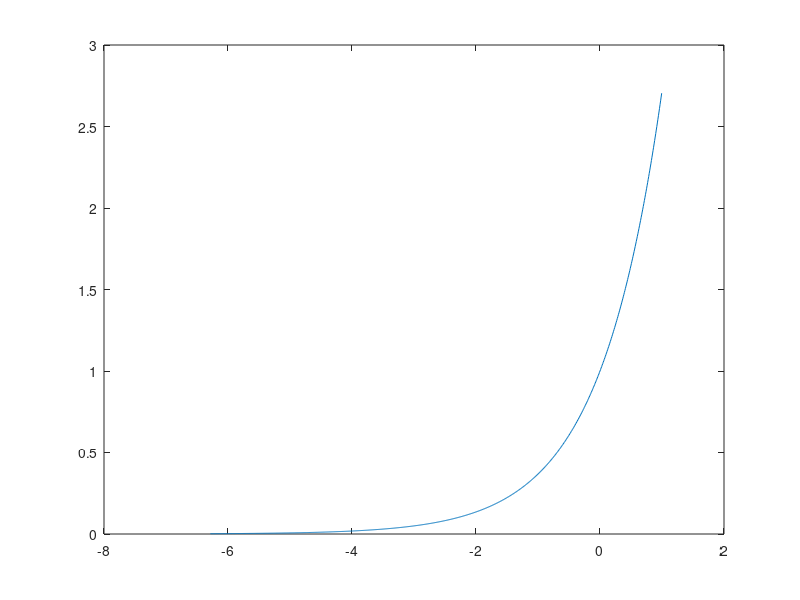

Write MATLAB code to recreate this figure. (Note: this script raises an error after producing the figure.)
%% MATLAB学习笔记
%% 常见数据类型及其操作

% 解释型语言是逐条编译的，编译型语言是一次编译的
clc;clear
x = -2 * pi: pi/360 : 2 * pi;
y = 2.^(-abs(x));
plot(x, y);

x = -2 * pi: pi/360 : 2 * pi;
y = sin(x);
plot(x, y);

x = -2 * pi: pi/360 : 1;
y = exp(x);
plot(x, y);

x = [2, 0, -3, 71, -9. 13];
y = roots(x);

A = [2, 3, -1;
    8, 2, 3;
    45, 3, 9];
b = [2; 4; 23];
x = inv(A) * b;

f = @(x) x;
integral(f, 0, 1);
f = @(x) x.*log(1 + x);
integral(f, 0, 1);

% complex,复数操作:real取实部、imag取虚部、abs取模、conj取共轭
a = 1 + 1i;
b = 1 + 1i;
c = a * b;
d = complex(6, 9);
e = real(d);
f = imag(d);
g = abs(d);
h = conj(d);

% class查看数据类型
class(d)

% 矩阵
% MATLAB是按列操作的
a = [1 2 3;
     4 5 6;
     7 8 9];
b = [2, 3, 5;
     2, 6, 1;
     4, 6, 8];
c = [a, b];
d = a + b*1i;

% 冒号表达式 start:walk:end
a = 1 + int64(9 * rand(4, 4));
b = 1:2:15;

% linspace(start, end, n), n表示在起始和终止之间生成多少个点, 间隔有n-1个, (end-start)/(n-1)就是步长
s = linspace(1, 10, 20);

% 索引, 按列索引
% 下标sub, 序号index
a = 1 + int64(9 * rand(4, 4, 5, 3));
a(2, 3);
a(3);
length(a) % 最大的维数
ndims(a) % 几维
numel(a) % 元素数目

% 矩阵中的:表示全部元素
a = 1 + int64(9 * rand(4, 4));
a(1, :);
a(1:2, 2:4);
a(1, 1:2:4);

% reshape
a = 1 + int64(9 * rand(4, 4));
b = reshape(a, 2, 8);

% 计算表达式的值
x = sqrt(7) - 2i;
y = exp(pi / 2);
z = (5 + cosd(47))/(1 + abs(x - y));

% log以e为底, log10以10为底
a = log(exp(1));
b = log10(100);

% 幂power函数
pow2(3);
power(3, 2);

% 最大公约数gcd函数
gcd(12, 24);

% 阶乘factorial
factorial(5);

% .* ./ * /
a = 1 + 9 * rand(4, 4);
b = 1 + 9 * rand(4, 4);
a .* b
a ./ b
a * b
a / b

% 关系运算符
% == ~=
% & | ~

% 字符串
str = '机器宇宙';
str0 = str(2);
str1 = 'I''m Joey';
disp(str1);
% 字符串数组
str2 = [str;'宇宙机器'];
str3 = str2(1, 2);
str4 = str2(2, 2);
a = abs(str) % 字符转化为ASCII码
b = char(a) % ASCII码转化为字符

%% 结构体和元胞

structa(1).ID = 01;
structa(1).Name = 'Mike';
structa(1).Data = [1, 2, 3, 4];

structa(2).ID = 02;
structa(2).Name = 'Jack';
structa(2).Data = [4, 2, 3, 4];

structa(3).ID = 03;
structa(3).Name = 'Joey';
structa(3).Data = [4, 2, 3, 5];

structa
% 结构矩阵的操作
% 索引
structa(3).Data(3);
% 修改
structa(3).Data(3) = 12;
structa(3).Data(3);
% 删除
structb = rmfield(structa, 'Data');

% 元胞
cella = {1, 'Mike', [1, 2, 3, 4];
         2, 'Jack', [4, 2, 3, 4];
         3, 'Joey', [4, 2, 3, 5]}
% 元胞的操作
% 索引 注意大小括号的区别
cella(2, 3);
cella{2, 3};
% 向元胞中加入结构矩阵
cella{1, 4} = 'MATLAB is a great software';
cella{2, 4} = structa;
cella{3, 4} = structa(2);
cella;
% 显示整个元胞
celldisp(cella);
cellplot(cella);

% {}和()区别很大
cella{4} = []; % 替换'Mike'这个数据为[]
cella(4) = []; % 删除'Mike'这个数据，使得元胞变为一个行向量

%% 通用矩阵与常见特殊矩阵

% 通用特殊矩阵 zeros() ones() eye() rand()0-1随机数 randn()均值为1方差为0的符合正态分布的随机数
zeros(3); % 3×3的方阵
zeros(1, 3); % 1×3的行向量

ones(3);
ones(1, 3);

eye(4);
eye(3, 4);
eye(5, 3);

y = 30 + 30 * rand(5); % [30, 60]内均匀分布的5阶随机矩阵
y = 0.6 + sqrt(0.1) * randn(4); % y = μ + σx, 得到均值为μ， 标准差为σ的4阶正态分布矩阵

% 特殊矩阵 魔方矩阵magic() 范德蒙矩阵vander() 希尔伯特矩阵hilb() invhilb()
magic(3); % 行的和 = 列的和 = 对角线的和
magic(4);

a = [1, 2, 3, 4, 5];
b = vander(a); % 最后一列全为1 倒数第二列为设置的参数向量 其余列为倒数第二列与前一列的对应元素的乘积
c = b(3:5, 1:3);
inv(c); % 任意子方阵可逆

a = hilb(4); % hi,j = 1/(i + j -1)
b = invhilb(4); % 高度病态(对矩阵的任何值做微小变化，都会使得该矩阵行列式的值或逆矩阵产生巨大的变化) 病态程度与阶数有关

%% 矩阵变换

% 对角阵
a = [1 2 3 4 5];
b = diag(a);
c = diag(a, 1);

% 数量矩阵
a = eye(5);
b = 3 * eye(5);

% 去对角线元素
a = magic(4);
b = diag(a);
c = diag(a, 1);

% 建立一个 5x5 的矩阵，将矩阵的第一行元素乘1，第二行元素乘2，……，第五行元素乘5
a = magic(5);
b = diag(1:5);
c = b * a;

% 建立一个 4x4 的矩阵，将矩阵的第一列元素乘1，第二列元素乘2，……，第四列元素乘4
a = magic(4);
b = diag(1:4);
c = a * b;

% 三角阵
% 上三角
a = magic(7);
b = triu(a);
% 下三角
c = tril(a);
% 小三角
d = triu(a, 2);

% 矩阵的转置与旋转
a = magic(4);
b = a'; % 或.'

% 旋转 rot90(A, K) 将矩阵A逆时针旋转K个90度
a = magic(5);
b = rot90(a, 2);

% 矩阵的逆和伪逆
% 矩阵的逆: 对于一个方阵A, 如果存在一个与相同阶的B,
% 使得A*B = B*A = I, 则称B与A互为逆矩阵
a = magic(5);
b = inv(a);
c = a * b;

% 求解线性方程组 Ax = b
% x = A^-1 * b
% 求解下列方程组
% x+2y+3z=5
% x+4y+9z=-2
% x+8y+27z=6
A = [1 2 3;
     1 4 9;
     1 8 27];
b = [5; -2; 6];
x = inv(A) * b;

% 伪逆
% 对于非方阵、奇异阵（是方阵，但行列式为0）、非满秩矩阵 (rank(A) ~= n )
a = [2 4 5 1;5 6 3 4; 2 5 7 3];
r = rank(a);
p = pinv(a);
b = a * p;

%% 矩阵求值

% 方阵的行列式 det()函数
a = magic(4);
b = det(a);

% 秩: 非零子式的最高阶数 rank()函数
% 秩的另一种解释: 将矩阵按列分分解为个向量，组成一个向量组。
% 则该向量组的最大线性无关组中包含向量的个数称为矩阵的行秩。
% 同理可定义列秩，可证明列秩=行秩=秩

% 秩可用于判断
% - 是否可逆
% - 初等变换后矩阵的秩不变
% - 判断非齐次线性方程组解的情况

a = magic(5);
r = rank(a);

% 迹: 矩阵主对角线元素的和 trace()函数
a = magic(5);
b = trace(a);

% 向量和矩阵的范数
% 向量或矩阵的范数用来度量其在某种意义下的长度。有多种定义，定义不同值也不同。
% 向量的范数
a = [1 2 3 4 5];
n1 = norm(a, 1) % 向量-1范数 元素绝对值之和
n2 = norm(a, 2) % 向量-2范数 元素平方和的平方根
n3 = norm(a, inf) % 向量-∞范数 所有向量元素绝对值中的最大值

% 矩阵的范数
a = magic(4);
n1 = norm(a, 1);% 矩阵-1范数 所有矩阵列元素绝对值之和的最大值
n2 = norm(a, 2); % 矩阵-2范数 矩阵最大特征值的平方根
n3 = norm(a, inf); % 矩阵-∞范数 所有矩阵行元素绝对值之和的最大值

% 矩阵的条件数
% 在求解线性方程组Ax = b时，考虑摄动对解的影响程度，影响大小取决于A及其逆矩阵。
% 引入条件数，用来描述误差的敏感程度，反映A矩阵的病态性
% 定义矩阵A的条件数为A的范数与A的逆的范数的乘积。条件数大于1，越接近于1越好，即越稳定。
F = rand(3);
FF = hilb(3);

% 条件数 cond()函数
cond(F, 1); % -1范数下的条件数
cond(F, 2); % -2范数下的条件数
cond(F, inf); % -∞范数下的条件数

cond(FF, 1);
cond(FF, 2);
cond(FF, inf);

% 矩阵的特征值与特征向量
% 对于n阶方阵A，λ为其特征值，假设A^T = A^T，则A的特征向量ξ为A的特征向量
a = magic(5);
lambda = eig(a); % 求解得到矩阵的全部特征值
[X, H] = eig(a); %  H为矩阵的全部特征值构成的对角阵, X各列是相对应的特征向量

%% 稀疏矩阵与稀疏存储方式

% 稀疏矩阵就是含有非常多零元素的矩阵
a = [2 0 0 0;
     0 0 0 0;
     0 1 0 0;
     0 0 0 4];
% 普通方式存储 2 0 0 0 0 0 1 0 0 0 0 0 0 0 0 4
% 稀疏方式存储 (1, 1), 2, (3, 2), 1, (4, 4), 4

% 稀疏存储方式 sparse()函数
b = sparse(a);
c = sparse(4, 5); % sparse(m, n)产生4×5的全0稀疏矩阵
u = [1 2 3 4];
v = [1 2 3 4];
S = [1 1 1 1];
d = sparse(u,v,S); % sparse(u, v, S)产生u行v列的S元素 
e = full(d); % full()产生完全存储方式的矩阵

% find()函数返回矩阵中非零元素的下标和值
a = [2 0 0 0;
     0 0 0 0;
     0 1 0 0;
     0 0 0 4];
[u, v, S] = find(a);

% spconvert()函数
a = [1 1 1;
     2 2 1;
     3 3 1;
     4 4 1];
b = spconvert(a); % spconvert(a)函数产生(1, 1)为1，(2, 2)为1，(3, 3)为1，(4, 4)为1的矩阵
c = full(b);

% 对角稀疏矩阵(梳状稀疏矩阵) spdiags()函数
a = [1 2 3 4;
     1 3 5 7;
     2 4 5 8]';
d = [-2, 0, 1]';
result = spdiags(a, d, 4, 4); % a以列存放某对角线的值，d指哪一条对角线
result = full(result);

% 求下列三对角线性方程组的解。
% [2 3        [x1  [0
%  1 4 1       x2   3
%    1 6 4     x3 = 2
%      2 6 2   x4   1
%        1 1]  x5]  5]
a = [1 1 2 1 0;
     2 4 6 6 1;
     0 3 1 4 2]';
b = [-1, 0, 1]';
A = full(spdiags(a, b, 5, 5));
B = [0; 3; 2; 1; 5];
x = inv(A) * B;

%% m文件的创建与使用，三种程序结构

% MATLAB中m文件分为两种，分别是脚本文件和函数文件
% 脚本文件实际上是个命令的集合，可以认为他是命令行的改良版，方便我们去编写命令
% 函数文件则是声明了一个函数，是一个代码块，方便我们调用
% 二者区别
% 脚本没有输入参数，也没有返回参数，而函数则是和其他语言一样，有输出参数，也可带有返回参数
% 脚本可以直接运行，而函数则需要调用才能运行

% 在命令行窗口直接输入脚本的文件名即可运行整个脚本文件
V = func1(5, 10);

% 三种程序结构 
% 顺序结构
a = 1;
A = [1 2;
     3 4;
     5 6];
disp(A); % disp()函数输出
pause(3); % pause()函数暂停x秒
disp(a);
% 编写求解一元二次方程的函数  
% ax^2+bx+c=0
[x1, x2] = func2(1, -2, 1);

% 选择结构
% if-elif-else, 顺序判断
a = 4;
if a < 2
    disp('值小于2');
elif a > 5
    disp('值大于5');
else
    disp('值大于等于2小于等于5');
end

% switch, 并行判断
a = 4;
switch a
    case a < 2
        disp('值小于2');
    case a > 5
        disp('值大于5');
    otherwise
        disp('值大于等于2小于等于5');
end

% 循环结构
% for while
% berak continue

% 阶乘 for循环
% 注意：循环在一开始进入的时候，循环变量就已经确定，不会再随着
% 循环体内部的改变而变化。
% 注意：最终的值就是循环体向量中最后的值
% 注意：循环向量为空的时候，循环一次也不会执行
res = 1;
n = 5;
for i = 1:1:n
    res = res * i;
    n = 10;
end
disp(res);

% for循环的循环变量为矩阵时, 按列循环
a = [1 2 3 4; 5 4 3 2; 3 4 5 6];
for k = a
    k;
end

% 阶乘 while循环
a = 5;
n = 1;
res = 1;
while n < 6
    res = res * n;
    n = n + 1;
end
disp(res);

% break和continue
% break用于跳出整层循环, 大break
% continue则是跳出一次循环, 小break
a = 10;
for k = 1:1:a
    if k == 5
%         break
        continue
    else
        disp(k);
    end
end

%% 循环嵌套

% for循环的嵌套
% ex1
n = 0;
for k = 1:1:10
    n = n + k;
end
disp(n);

% ex2
n = 0;
for i = 1:1:10
    for j = 1:1:10
        n = n + j;
    end
end
disp(n);

% ex3
n = 0;
for i = 1:1:10
    for j = i:1:10
        n = n + j;
    end
    disp(n);
    n = 0;
end

% ex4
res = 0;
m = 5;
for i = 1:1:m
    n = 1;
    for j = 1:1:i
        n = n * j;
    end
    res = res + n;
end
disp(res);

%% 函数文件的基本结构及其应用

% 函数文件的基本结构
% 函数的文件名和函数名可以不一致
% [输出参数表] = 函数名[输入参数]   
% 形参、实参  
% 注意：参数出现的顺序、个数要与定义时的相同

% 递归解决阶乘问题
res = func3(3);

% matlab中，函数参数的个数具有可变性  
% matlab的两个预定义变量，nargin，nargout
[res1, res2] = func4(6, 6);

% 全局变量global 以及局部变量local
% gloabl 作用域为整个函数空间，所有函数都可以对他进行存取和修改
% global可以用来函数间的信息传递
% 不提倡使用 global

%% 三种特殊函数及程序的调试与优化

% 子函数
% 主函数 Primary function
% 子函数 Subfunction
% 子函数类似于其他编程语言中的函数嵌套中的内层函数
res = func5(6, 4, 9);

% 内联函数
% 以字符串形式存在的函数表达式可以通过 inline 函数转化成内联函数
a = 'x + y + z';
b = inline(a);
c = b(1, 2, 3);
disp(c);

% 匿名函数 一行函数
% 匿名函数名 = @（匿名函数输入参数）匿名函数表达式 ex1
% 匿名函数名 = @函数名 ex2
f = @(a, b) a^2 + b^2;
res = f(1, 2);

s = @sind;
res = s(90);

%% 二维绘图方法及实例

% 普通二维函数图形
x = -2 * pi: pi/200: 2 * pi;
y = exp(x) .* 2.^(-3 * x);
plot(x, y);

% 参数方程的二维曲线
t = -2 * pi: pi/200: 2 * pi;
x = t .* cos(6 * t);
y = t .* sin(6 * t);
plot(x, y);

% 同时绘制三幅图像
x = -3 * pi: pi/200: 3 * pi;
y = [1000 * sin(x); 1000 * cos(x); exp(x)];
plot(x, y);

% 同型矩阵绘图 一列x对应一列y
t1 = -2 * pi: pi/100: 2 * pi;
t2 = -2: 1/100: 2;
x = [t1; t2]';
y = [sin(2 * t1); exp(t2)]';
plot(x, y);

% 折线图
x = magic(6);
plot(x(:, 1));

% 复平面的图像
x = 0: pi/100: 2 * pi;
y = exp(1i * x);
plot(y);

% 多个参数的plot()函数
x1 = -2: 1/100: 2;
y1 = sin(2 * x1);
x2 = -pi: pi/200: pi;
y2 = cos(2 * x2);
x3 = -3: pi/100: 3;
y3 = sin(x3) .* cos(x3);
plot(x1, y1, x2, y2, x3, y3);

%% 图形绘制选项及一些辅助操作

% plot中的各种选项
% 1.线性选项
% -实线 -.点画线 :虚线 --双画线

% 2.颜色选项
% r 红色 g 绿色 b 蓝色 m 品红色 y 黄色 c 青色 w 白色 k 黑色

% 3.标记符号选项
% .点 o小圆圈 x叉叉 +加号 *星号

x = -2 * pi: pi/200: 2 * pi;
y = sin(2 * x) .* cos(2 * x);
plot(x, y, '-.b*');

% 绘制包络
x = -pi: pi/200: 2 * pi;
y = 2 * exp(-0.5 * x) .* sin(2 * x);
z = [2 * exp(-0.5 * x); -2 * exp(-0.5 * x)];
plot(x, y,'-r', x, z, '--b');

% 双纵坐标 plotyy()函数
x = -2 * pi: pi/200: 2 * pi;
y1 = exp(-0.5 * x) .* sin(x);
y2 = sin(2 * x) .* cos(2 * x);
plotyy(x, y1, x, y2);

% 绘制图形的辅助操作
x = -pi: pi/200: 2 * pi;
y = 2 * exp(-0.5 * x) .* sin(2 * x);
z = [2 * exp(-0.5 * x); -2 * exp(-0.5 * x)];
plot(x, y,'-r.', x, z, '--b');
title('包络图');
xlabel('横坐标');
ylabel('纵坐标');
legend('真实线', '包络线');
text(2.5, 2.0, '信号变化');

% 图形保持 hold on
x = -pi: pi/200: 2 * pi;
y = 2 * exp(-0.5 * x) .* sin(2 * x);
z = [2 * exp(-0.5 * x); -2 * exp(-0.5 * x)];
k = sin(2 * x) .* cos(2 * x);
plot(x, y, '-r.', x, z, '--b');
hold on;
plot(x, k, ':co');

% 图形窗口分割
x = linspace(-2 * pi, 2 * pi, 800);
y1 = sin(x);
y2 = cos(x);
y3 = 5 * exp(-0.5 * x) .* sin(2 * x);
y4 = sin(2 * x) .* cos(2 * x);

subplot(2, 2, 1)
plot(x, y1, 'r');
title('sin(x)');
grid on;

subplot(2, 2, 2);
plot(x, y2, 'g');
title('cos(x)');
grid on;

subplot(2, 2, 3);
plot(x, y3, 'b');
title('5 * exp(-0.5 * x) .* sin(2 * x)');
grid on;

subplot(2, 2, 4);
plot(x, y4, 'c');
title('sin(2 * x) .* cos(2 * x)');
grid on;

% 灵活图形窗口分割
x = linspace(-2 * pi, 2 * pi, 800);
y1 = sin(x);
y2 = cos(x);
y3 = 5 * exp(-0.5 * x) .* sin(2 * x);
y4 = sin(2 * x) .* cos(2 * x);
y5 = sin(x) .* cos(3 * x);
y6 = exp(x);

subplot(2, 2, 1);
plot(x, y1, '-.r');
title('sin(x)');
grid on;

subplot(4, 4, 3);
plot(x, y2, 'g.');
title('cos(x)');
grid on;

subplot(4, 4, 4);
plot(x, y3, 'b.')
title('5 * exp(-0.5 * x) .* sin(2 * x)');
grid on;

subplot(4, 4, 7);
plot(x, y4, 'm.');
title('sin(2 * x) .* cos(2 * x)');
grid on;

subplot(4, 4, 8);
plot(x, y5, 'c.');
title('sin(x) .* cos(3 * x)');
grid on;

subplot(2, 1, 2);
plot(x, y6, ':k*');
title('exp(x)');
grid on;

%% 自适应采样及极坐标系绘图

% 采用自适应采样（非等间隔采样）fplot()函数
subplot(2, 1, 1);
x = 0:1/1000:1;
y = cos(tan(pi * x));
plot(x, y);

subplot(2, 1, 2);
fplot(@(x)cos(tan(pi * x)), [0, 1]);

% 绘制极坐标系蝴蝶曲线
t = 0: pi/50: 20 * pi;
r1 = exp(cos(t)) - 2 * cos(4 * t) + sin(t/12).^5;
r2 = exp(cos(t - pi/2)) - 2 * cos(4 * (t - pi/2)) + sin((t - pi/2)/12).^5;
subplot(1, 2, 1);
polarplot(t, r1);

subplot(1, 2, 2);
polarplot(t, r2, 'r');

%% 统计类二维图形的绘制

% 条形图
a = [1 3 5 2 1 9];
bar(a);

a = magic(4);
bar(a);

a = magic(3);
subplot(1, 2, 1);
bar(a, 'grouped');
title('Group');

subplot(1, 2, 2);
bar(a, 'stacked');
title('Stack');

% 直方图
a = randn(800, 1);
subplot(2, 2, 1);
hist(a);

subplot(2, 2, 2);
hist(a, 50);

subplot(2, 2, 3);
hist(a, -4:0.1:4);

subplot(2, 2, 4);
hist(a, -4:0.01:4);

% 极坐标图
x = randn(800, 1);
theta = pi * x;
rose(theta);

% 面积类图
% 饼图
% 注意: x可以为向量或矩阵。x为向量时, 按照逆时针顺序分别为x的各元素; 
% 若为矩阵, 则按照列的顺序依次排列矩阵元素为一行向量, 若x元素和小于一,则饼图是不完整的圆。
pie([2 4 6 8 10], [1 0 1 0 0]); % 1表示将该扇区突出显示
title('饼图');
legend('优秀','良好','中等','一般','差');

% 面积统计图
% 若x为向量，y为矩阵，则矩阵y的第一列对向量x绘图，然后依次是下一列与前面所有列的值的和对向量x绘图。
x = 1:1:10;
y = magic(10);
y = y(1, :);
area(x, y);

x = 1:1:10;
y = magic(10);
y = y(1:2, :)';
area(x, y);

% 散点类图
% scatter()散点图
% stairs()阶梯图
% stem()杆图
x = -5: 0.1: 5;
y = x.^2 + 2 * x + 1;
subplot(3, 1, 1);
scatter(x, y, 'r');

subplot(3, 1, 2);
stairs(x, y, 'g');

subplot(3, 1, 3);
stem(x, y, 'b');

%% 三维曲线与三维曲面的绘制

% 绘制三维线图 plot3(x1,y1,z1,x2,y2,z2,......)
% 当 x y z 是相同长度时，则 x y z 对应元素构成一条三维曲线；
% 当 x y z 是矩阵时，则 x y z 对应元素构成三维曲线，曲线条数等于矩阵个数；
% 绘制空间曲线：x^2 + y^2 + z^2 = 64 and y + z = 0
% x = 8cost and y = 4\sqrt{2}sint 0<=t<=2pi, z = -4\sqrt{2}sint
t = 0: pi/800: 2 * pi;
x = 8 * cos(t);
y = 4 * sqrt(2) * sin(t);
z = -4 * sqrt(2) * sin(t);
plot3(x, y, z, '.');
title('三维曲线');
xlabel('x轴');
ylabel('y轴');
zlabel('z轴');
grid on;

% 三维曲面
% 1 生成平面网格坐标矩阵
% 利用 meshgrid 函数生成
% 2 绘制三维曲面函数
% mesh()函数绘制三维网格图; surf()函数绘制三维曲面图
% mesh(x,y,z); surf(x,y,z)
% z 矩阵是网格点上的高度矩阵; x,y 是网格坐标矩阵
x = 0: pi/50: 2 * pi;
[x, y] = meshgrid(x);
z = sin(y) .* cos(x);

subplot(2, 3, 1);
mesh(z);
title('mesh');
grid on;

subplot(2, 3, 2);
surf(z);
title('surf');
grid on;

subplot(2, 3, 3);
plot3(x, y, z);
title('plot3');
grid on;

subplot(2, 3, 4);
meshc(z);
title('meshc');
grid on;

subplot(2, 3, 5);
meshz(z);
title('meshz');
grid on;

subplot(2, 3, 6);
surfl(z);
title('surfl');
grid on;

% 在 xy 平面内选择区域[-8, 8]x[-8, 8]
% 绘制函数 z = sin(sqrt(x^2 + y^2))/(sqrt(x^2 + y^2))
[x, y] = meshgrid(-8:0.2:8);
z = sin(sqrt(x.^2 + y.^2)) ./ (sqrt(x.^2 + y.^2) + eps); % eps是一个趋近于0的正数

subplot(2, 2, 1);
meshc(z);
title('meshc');
grid on;

subplot(2, 2, 2);
meshz(z);
title('meshz');
grid on;

subplot(2, 2, 3);
surf(z);
title('surf');
grid on;

subplot(2, 2, 4);
surfl(z);
title('surfl');
grid on;

% 3 标准三维曲面
% 球面
subplot(2, 2, 1);
[x, y, z] = sphere(50);
surf(x, y, z);
title('sphere');
grid on;

subplot(2, 2, 2);
[x, y, z] = cylinder(50);
surf(x, y, z);
title('cylinder1');
grid on;

subplot(2, 2, 3);
[x, y, z] = cylinder(2 + sin(0:pi/10:2 * pi), 30);
surf(x, y, z);
title('cylinder2');
grid on;

subplot(2, 2, 4);
[x, y, z] = peaks(30);
surf(x, y, z);
title('peaks')
grid on;

% 隐函数绘图 ezplot()函数
subplot(2, 2, 1);
ezplot('x^2 + y^2 -9');
grid on;

subplot(2, 2, 2);
ezplot(@(x, y) x^3 + y^2 -2 * x);
grid on;

subplot(2, 2, 3);
ezplot('sin(x) * cos(x)',[-2 * pi, 2 * pi]);
grid on;

subplot(2, 2, 4);
ezplot('2 * cos(2 * t)', '3 * sin(3 * t)', [-pi, pi]);
grid on;

%% 图形修饰与图像剪裁

% 视点处理
% 从不同的视点观察物体 view(az,el) az为方位角，el为仰角，默认az= -37.5，el=30
subplot(2, 2, 1);
mesh(peaks);
view(-37.5, 30);
title('视点1');

subplot(2, 2, 2);
mesh(peaks);
view(0, 90);
title('视点2');

subplot(2, 2, 3);
mesh(peaks);
view(90, 0);
title('视点3');

subplot(2, 2, 4);
mesh(peaks);
view(-7, -30);
title('视点4');

% 色图着色 colormap()函数
% summer cool pink hot spring copper
t = 0: pi/100: 2 * pi;
z = peaks(50);
colormap('summer'); 
surf(z);

% shading 平滑操作
% shading flat 平滑着色，较平滑; shading interp 插值着色，非常平滑
t = 0: pi/100: 2 * pi;
z = peaks(50);
colormap('summer'); 

subplot(2, 1, 1);
surf(z);

subplot(2, 2, 3);
surf(z);
shading flat;

subplot(2, 2, 4);
surf(z);
shading interp;

% 图形的裁剪处理
% 利用NaN常数剔除设置不可使用的数据
% example: 裁剪正弦函数大于θ.5部分的幅值
x = 0: pi/400: 2 * pi;
y = sin(x);
subplot(1, 2, 1);
plot(x, y, '-r.');

subplot(1, 2, 2);
x(find(y > 0.5)) = nan;
plot(x, y, '--c.');

% 图像读入/读出
img = imread("C:\Users\23991\OneDrive\图片\Acer\Acer_Wallpaper_02_3840x2400.jpg");
image(img);

[img, map] = imread("C:\Users\23991\OneDrive\图片\Acer\Acer_Wallpaper_02_3840x2400.jpg");

%% 数据分析与处理

% max()函数 min()函数
% 对于实数 对每列求最大、最小值以及值所对应列的索引
a = magic(5);
[a_max, max_ind] = max(a);
[a_min, min_ind] = min(a);

% 对于复数 对每列求模的最大、最小值以及值所对应列的索引
a = magic(5) + 1i;
[a_max, max_ind] = max(a);
[a_min, min_ind] = min(a);

% example: 求矩阵的最大值
a = magic(5);
a_max1 = max(a);
a_max = max(a_max1);

% example: 求矩阵的最大值及其对应的索引
a = magic(5);
a = reshape(a, 1, []);
[a_max, max_ind] = max(a);

% sum()函数
% 对每列求和
a = magic(5);
a_sum1 = sum(a);
a_sum2 = sum(a, 2);
a_sum = sum(sum(a));

% prod()函数
% 对每列求积
a = magic(5);
a_prod1 = prod(a);
a_prod2 = prod(a, 2);
a_prod = prod(prod(a));

% mean()函数
% 对每列求均值
a = magic(5);
a_mean1 = mean(a);
a_mean2 = mean(a, 2);
a_mean = mean(mean(a));

% median()函数
% 对每列求中值
a = magic(5);
a_median1 = median(a);
a_median2 = median(a, 2);
a_median = median(reshape(a, 1, []));

% cumsum()函数
% 对每列求累加
a = magic(5);
a_cumsum1 = cumsum(a);
a_cumsum2 = cumsum(a, 2);

% cumprod()函数
% 对每列求累乘
a = magic(5);
a_cumprod1 = cumprod(a);
a_cumprod2 = cumprod(a, 2);

% std()函数-标准差 var()函数-方差
a = magic(5);
stand = std(a)
vari = var(a)

% corrcoef()函数-相关系数
% 主对角线分别为 V1 和 V2 的自相关系数 
% 副对角线分别表示 V1 和 V2 的相关系数以及 V2 和 V1 的相关系数，二者相等
v1 = [2 3 5 1 4; 2 3 5 6 1];
v2 = [1 4 6 3 2; 3 6 8 1 5];
corr = corrcoef(v1, v2);

% cov()函数-协方差
% 主对角线分别代表 A 的自协方差和 B 的自协方差
% 副对角线分别代表 A 对 B 的协方差和 B 对 A 的协方差，二者相等
v1 = [2 3 5 1 4; 2 3 5 6 1];
v2 = [1 4 6 3 2; 3 6 8 1 5];
cov1 = cov(v1, v2);

% 排序
% sort(X,dim,mode)函数 默认对列升序
% mode: ascend升序 descend降序
% dim: 1对列排序 2对行排序
a = magic(5);
a1 = sort(a);
a2 = sort(a, 2);
a3 = sort(a, 'descend');

%% 多项式计算

% 在MATLAB中，n次多项式用一个长度为n+1的行向量表示，缺少的幂次项系数为0

% 1.加减法运算
% 即系数向量的加减运算，对于次数不同的多项式要把对应的空缺的高次项系数补0
% example:求（3x^3 + 5x^2 - 9）-（7x + 10） 
P1 = [3 5 0 -9];
P2 = [0 0 7 10];
P0 = P1-P2;
P0;

% 2.多项式乘法运算
% conv(P1,P2)函数 产生N1 + N2 - 1个数
% example: 求(x^4 + 8x^3 - 10)*(2x^2 - x+3)

P1 = [1 8 0 0 -10];
P2 = [2 -1 3];
P0 = conv(P1, P2);
P0;

% 3.多项式除法运算
% 函数[Q,r] = deconv(P1,P2)
% Q为商式，r为余式
% example: 求 (x^2 + 2x + 1)/(x + 1)
P1 = [1 2 1];
P2 = [1 1];
[Q, r] = deconv(P1, P2);
Q;
r;

% 4.多项式求导
% polyder()函数
% 1 p=polyder(P) 求多项式P的导函数
% 2 p=polyder(P,Q) 求多项式P*Q的导函数
% 3 [p,q]=polyder(P,Q) 求多项式P/Q的导函数,导函数的分子存入p，分母存入q
% example: 求 (x^2 + 2x + 1)的导函数
p0 = [1 2 1];
p = polyder(p0);

% 5.多项式求值
% polyval()函数 和 polyvalm()函数 输入参数为多项式系数向量和自变量x
% 前者用于代数后者用于矩阵
% 代数多项式求值
% example:已知多项式 x^4 +8x^3 -10 分别取x=1.2和一个2*3的矩阵为自变量
p = [1 8 0 0 -10];
x1 = 1.2;
x2 = [1 1.1 1.2;
      2 2.1 2.2];
y1 = polyval(p, x1);
y2 = polyval(p, x2);

% 6.多项式求根
% n次多项式可能有n个根，当然这些根可能是实根，也可能含有若干对共轭复根
% roots()函数可以用来求解全部根
% x=roots(P)
% example:求解多项式x^4+8x^3-10
p = [1 8 0 0 -10];
x = roots(p);

%% 数据插值与曲线拟合

% 一维数据插值
% Y = interp1(X,Y,X1,method)
% 函数根据X,Y的值，来计算函数在X1处的值
% method可选的选项如下所示
% linear 线性插值，默认的，将数据点直接直线连接
% nearest 最近点插值，优先最近的数据点进行插值操作
% pchip Hermite插值 采用分段三次多项式以及一阶导数相等的方法插值，更加光滑
% spline 在子区间构造三次多项式且节点处二阶导均连续，节点更加光滑

% 概率积分的数据表如下所示，用不同的插值方法计算f(0.472)
% f(x)=\frac{2}{\sqrt{\pi}}\int_{0}^{x}e^{-t^{2}}dt
% |  x   | 0.46      | 0.47      | 0.48      | 0.49      |
% | f(x) | 0.4846555 | 0.4937542 | 0.5027498 | 0.5116683 |
x=0.46:0.01:0.49;
y=[0.4846555,0.4937542,0.5027498,0.5116683];
format long;
y1 = interp1(x, y, 0.472, "linear");
y2 = interp1(x, y, 0.472, "nearest");
y3 = interp1(x, y, 0.472, 'pchip');
y4 = interp1(x, y, 0.472, "spline");

% 某检测参数f随时间t的采样结果如下所示，用数据插值法计算t=2，12，22，32，42，52时的f值
% t	0	5	10	15	20	25	30
% f	3.1025	2.256	879.5	1835.9	2968.8	4136.2	5237.9
% t	35	40	45	50	55	60	65
% f	6152.7	6725.3	6848.3	6403.5	6824.7	7328.5	7857.6
t = 0:5:65;
f = [3.1025, 2.256, 879.5, 1835.9, 2968.8, 4136.2, 5237.9, 6152.7, 6725.3, 6848.3, 6403.5, 6824.7, 7328.5, 7857.6];
t1 = 2:10:52;
y1 = interp1(t, f, t1, "linear");
y2 = interp1(t, f, t1, "nearest");
y3 = interp1(t, f, t1, 'pchip');
y4 = interp1(t, f, t1, "spline");

% 二维数据插值
% Z1＝interp2(X,Y,Z,X1,Y1,method)
% X Y为采样点 Z为采样值 X1, Y1为插值点
% 注意二维插值不支持Hermite插值方法(pchip)
% example: z= x^2 + y^2 在[0,1]*[0,2]区域内进行插值
x = 0:0.1:1;
y = 0:0.2:2;
[x, y] = meshgrid(x, y);
z = x.^2 + y.^2;
z1 = interp2(x, y, z, 0.5, 0.5, "linear");
z2 = interp2(x, y, z, 0.5, 0.5, "spline");

% 曲线拟合
% 最终求解的拟合函数是一个多项式，所以实际上求出来是一个多项式的系数向量
% 先用polyfit()函数求拟合函数
% 再用polyval()函数求某点近似值
% P=polyfit(X,Y,n)
% P为最终拟合函数的系数向量，X Y为采样点及采样点函数值，m为拟合多项式次数
% example: 分别用一个3次和5次多项式在区间[0,2*pi]内逼近函数 sinx
x = 0: 0.1: 2 * pi;
y = sin(x);
p1 = polyfit(x, y, 5);
p2 = polyfit(x, y, 3);
y1 = polyval(p1, x);
y2 = polyval(p2, x);

plot(x, y, 'ro');
grid on;
hold on;
plot(x, y1, 'b*');
hold on;
plot(x, y2, 'c*');
legend('sin(x)','5次多项式','3次多项式');
title('曲线拟合');

%% 数值微分与数值积分

% 两种方式计算f(x)在给定点x的数值导数，第一种是利用多项式对f(x)进行逼近，用逼近函数的导数求解x处的导数
% 第二种是利用f(x)在x处的差商作为其导数，Matlab中不能直接计算数值导数，但可以计算前向差分，函数为diff
% D1=diff(X) 计算向量X的前向差分
% Dx = diff(X,n) 计算X的n阶前向差分
% example:设X由[0,2*pi]间均匀分布的100个点组成 求sinx的1阶差分
x = 0: pi/50: 2 * pi;
y = sin(x);
y1 = cos(x);
d1 = diff(y, 1);
d2 = diff(y, 2);
d3 = diff(y, 3);

d1y = d1/(2 * pi / 100);

plot(x, y1, 'ro');
grid on;
hold on;
plot(x, [d1y, 1], 'c*');
title('二阶差商与解析导数');
legend('二阶差商', '解析导数');

% 三种方法
% 1 用高次多项式拟合函数f，再对拟合函数求导，再对导函数求值得到导数值
% 2 直接求取假设点的数值导数（差商）
% 3 先求出f'（x），再代入点求解导数值
f = @(x) sqrt(x.^3+2*x.^2-x+12)+(x+5).^(1/6)+5.*x+2;
g = @(x) (3*x.^2+4*x-1)./sqrt(x.^3+2*x.^2-x+12)/2+1/6./(x+5).^(5/6)+5;
x = -3:0.01:3;

y1 = polyfit(x, f(x), 8);
y1 = polyder(y1);
y1 = polyval(y1, x);

y2 = diff(f([x, 3.01])) / 0.01;

y3 = g(x);

plot(x, y1, 'c*', x, y2, 'b*', x, y3, 'ro');
legend('多项式拟合求导', '数值导数', '解析导数');
title('三种求导方法的比较');

% 数值积分原理
% 求任意函数在某一区间上的定积分的时候如果难以使用解析的方法求出原函数
% 可以考虑在区间内找到一个与被积函数近似的多项式函数，对该多项式函数进行积分求解，从而代替原函数的积分值，这就是数值积分 
% 求解方法
% 一般将待求积分区间分为n个等长子区间，在子区间内进行多项式的逼近，其逼近效果比整个区间上统一进行多项式近似的效果更好
% 这样就形成了数值积分复合公式，计算数学中已经证明在实际工程中采用复合Simpson积分公式已经具有足够的精度

% 1.变步长Simpson法
% [I,n] = quad(f,a,b,tol,trace)
% [I,n] = quadl(f,a,b,tol,trace)
% f为被积函数名，a,b为下限和上限，tol为积分精度（默认为10^-6），trace为是否展现积分过程（0则不展现）
% I为积分值，n为被积函数调用次数
% 注意：积分限不能为无穷大
f = @(x) exp(-x.^2);
[I, n] = quad(f, 0, 1);

% 2.自适应积分法
% I = integral(f,a,b)
% 注意：积分限可以为无穷大
f = @(x) exp(-x.^2);
I = integral(f, 0, 1);

% 多重定积分的数值求解
f = @(x, y) exp(-0.5* x.^2) .* sin(x.^2 + y);
I = integral2(f, -2, 2, -1, 1);

%% 线性方程及非线性方程的数值解

% 线性方程组求解

% 除法知识点回顾
% /右除：a/b表示矩阵a乘以矩阵b的逆 A*B^-1
% \左除：a\b表示矩阵a的逆乘以b A^-1*B
% ./右除：a./b表示矩阵a中的每个元素除以矩阵b的对应的元素
% .\左除：a.\b表示矩阵b中的每个元素除以矩阵a的对应的元素

% 1.利用左除运算符直接求解
% 对于线性方程组 Ax=b，可以通过 x=A\b来求解
% 2x₁ + x₂ - 5x₃ + x₄ = 13
% x₁ - 5x₂ + 7x₄ = -9
% 2x₂ + x₃ - x₄ = 6
% x₁ + 6x₂ - x₃ - 4x₄ = 0
A = [2 1 -5 1; 1 -5 0 7; 0 2 1 -1; 1 6 -1 -4];
b = [13; -9; 6; 0];
x = A\b;

% 2.迭代解法
% 先给定一个解的初始值，然后按照一定的迭代算法进行逐步逼近，求出更为精确的近似解
% 迭代法是一种不断用变量的旧值递推新值的过程，迭代法非常适合求解大型稀疏矩阵方程组，在数值分析中主要包括四种迭代法
% 分别是 Jacobi迭代法，Gauss迭代法，超松弛迭代法，两步迭代法

% 用 Jacobi 迭代法求解下列线性方程组。设迭代初值为 0，迭代精度为 10⁻⁶
% 10x₁ - x₂ = 9
% -x₁ + 10x₂ - 2x₃ = 7
% -2x₂ + 10x₃ = 6
A = [10 -1 0; -1 10 -2; 0 -2 10];
b = [9; 7; 6];
x0 = [0; 0; 0];
eps = 1e-6;
x = func6(A,b, x0, eps);

x = A\b;

% 非线性方程数值求解
% 单变量非线性方程求解
% fzero函数 z = fzero(f,x0,tol,trace) 
% f为待求函数，x0为搜索起点。一个函数可以有很多根，但fzero函数只能给出离x0最近的那一个根
f = @(x) x - 1./x + 5;
z1 = fzero(f, -5);
z2 = fzero(f, 1);

x = -6:0.01:2;
y = f(x);
plot(x, y, 'ro');
grid on;
hold on;
scatter([z1, z2], [f(z1), f(z2)], "cyan", "*");

% 非线性方程组求解
% fsolve()函数
% X = fsolve(f,x0,option)
% X为返回的解，f为函数名，x0为初值，option为优化参数

% 求下列方程组在(1, 1, 1)附近的解并对结果进行验证
% sin x + y + z²eˣ = 0
% x + y + z = 0
% xyz = 0
x0 = [1 1 1];
x = fsolve(@func7, x0)
f_val = func7(x)

%% 常见最优化问题的求解方法

% 无约束最优化问题求解
% 本质就是求解某个函数的最小值以及最小值的点
% 共三种函数，分别如下：
% 1 [x,fval] = fminbnd(f,x1,x2,options); % 求一元函数在区间[x1,x2]上的极小值点x和最小值fval
% 2 [x,fval] = fminsearch(f,x0,options); % 求多元函数的极小值点x和最小值fval（无导数算法），x0为向量
% 3 [x,fval] = fminunc(f,x0,options); % 求多元函数的极小值点x和最小值fval（拟牛顿法），x0为向量 
% 注意：当目标函数阶数大于2时，用fminsearch和fminunc，当目标函数高度不连续时用fminsearch
% 求解最大值则是求取-f的最小值得到的便是f的最大值

% 求函数f(x) = x - 1/x + 5在区间 (-10, -1) 和 (1, 10) 上的最小值点
f = @(x) x - 1./x + 5;
x1 = fminbnd(f, -10, -1);
y1 = f(x1);
x2 = fminbnd(f, 1, 10);
y2 = f(x2);

% 设f(x, y, z) = x + y²/4x + z²/y + 2/z
% 求函数f在(0.5, 0.5, 0.5)附近的最小值
[x, fval] = fminsearch(@func8, [0.5, 0.5, 0.5]);

% 有约束最优化问题求解
% 本质上就是在一定的条件下去求解函数的最小值（比如限制自变量的选取范围）
% fmincon()函数用于求解各种约束下的最优化问题
% [x,fval] = fmincon(f,x0,A,b,Aeq,beq,Lbnd,Ubnd,NonF,option)

% 求解有约束最优化问题
% min f(x) = 0.4x₂ + x₁² + x₂² - x₁x₂ + (1/30)x₁³
% s.t.  x₁ + 0.5x₂ ≥ 0.4
%       0.5x₁ + x₂ ≥ 0.5
%       x₁ ≥ 0, x₂ ≥ 0
f = @(x) 0.4*x(2) + x(1)^2 + x(2)^2 - x(1)*x(2) + x(1)^3/30;
x0 = [0, 0];
A = [-1 -0.5; -0.5 -1];
b = [-0.4; -0.5];
lb = [0, 0];
[x, fval] = fmincon(f, x0, A, b, [], [], lb, []);

% 线性规划问题求解
% 使用linprog()函数
% [x, fval] = linprog(f, A, b, Aeq, beq, Lbnd, Ubnd)
% x为最优解，fval为最优值，x, b, beq, Lbnd, Ubnd是向量，A, Aeq是矩阵，f为目标函数的系数向量

% 求解线性规划问题。
% min f(x) = -5x₁ - 4x₂ - 6x₃
% s.t. x₁ - x₂ + x₃ ≤ 20
%      3x₁ + 2x₂ + 4x₃ ≤ 42
%      3x₁ + 2x₂ ≤ 30
%      x₁ ≥ 0, x₂ ≥ 0, x₃ ≥ 0
f = [-5 -4 -6];
A = [1 -1 1; 3 2 4; 3 2 0];
b = [20; 42; 30];
lb = [0, 0, 0];
[x, fval] = linprog(f, A, b, [], [], lb, []);

%% 常微分方程的数值解与R-K数值解算法

% 未知函数是一元函数的微分方程称作常微分方程
% 未知函数是多元函数的微分方程称作偏微分方程
% 微分方程中出现的未知函数最高阶导数的阶数，称为微分方程的阶
% solver为某函数
% [t,y] = solver(f,tspan,y0) solver为求解函数
% 有七种常见的，ode23、ode45、ode113、ode23t、ode15s、ode23s、ode23tb
% t, y为对应的数值解，f为定义好的函数f(t,y)，该函数必须返回的是列向量，tspan为求解区间[t0,tf]，y0是初始状态向量

% 设有初值问题：
% y' = (y² - t - 2) / 4(t + 1),  0 ≤ t ≤ 10
% y(0) = 2
% 试求其数值解，并与精确解相比较（精确解为 y(t) = √(t+1) + 1）
f = @(t, y) (y^2 - t - 2) / (4*(t+1));
y0 = 2;
tspan = [0, 10];
[x, y] = ode45(f, tspan, y0);
t = 0:0.01:10;
g = sqrt(t + 1) + 1;
plot(x, y, '--c*');
grid on;
hold on;
plot(t, g, '-ro');
legend('数值解','解析解');
title('非刚性方程的数值解与解析解');

%% 符号计算

% sym建立单个符号对象
% 符号计算，即在运算时无需事先对变量赋值，而是将得到的结果用符号表示，可以得到比数值计算更一般的结果
a = sym(2);
b = a + 0.5;
c = sym(pi/3);
d = sin(c);

a = sym('a');
b = sym('b');
c = 5;
d = 2;
w = (a + b) * (a -b);
w = c * d;

% syms建立多个符号对象
syms x y a b pi; % 一次建立多个符号变量，注意：不需要加引号，要用空格隔开
z = sin(pi/3) + a * a + b * b + a * b;
f = 2 * a + 3 * b == 100; % 建立符号方程
z = 3 * x + 2 *y + x * y; % 建立符号表达式
w = [x y; x+y x-y; x*y x/y]; % 建立符号矩阵

%符号表达式的四则运算  
%用加减乘除幂次等运算符实现，运算结果依然是一个符号表达式
syms x y z
f = x^2 + 2 * y +3 * x;
g = 2 * x^2 + 3 * y + 2 * x;
f + g;

f = (x^2 - y^2)/(x + y); % 注意，matlab一般情况下并不会帮你化简

% 符号表达式的因式分解与展开
% matlab中提供了符号表达式的因式分解与展开的函数。调用格式如下
% factor(s);对符号表达式s分解因式
% expand(s);对符号表达式s进行展开
% collect(s);对符号表达式s合并同类项
% collect(s,v);对符号表达式s按变量v合并同类项
syms a b x y
s = a^2 - b^2;
factor(s);
f = (2 * x^2 + 3 * y^2) * (3 * x^2 - y^2);
expand(f);
g = x^3 + (2 * y - 5 * x) * x^2 + 4 * y^3;
collect(g);
collect(g, y);

% 符号运算中变量的确定
syms a b x y
c = 3;
s1 = a * x + b * y;
s2 = x^2 + c;
symvar(s1);
symvar(s2);
symvar(s1 + s2);

% 符号矩阵的化简
% simplify()函数
syms a b x y alpha;
m = [a^3-b^3 sin(alpha)^2+cos(alpha)^2; (15*x*y-3*x^2)/(x-5*y) 78];
simplify(m);

sin(m);
m';
diag(m);
triu(m);

%% 符号微积分

% 符号极限 limit()函数
% 用于求解函数在指定点的极限值和左右极限值
% 对于”没有定义“的极限，matlab给出的结果为NaN，对于无穷大极限给出的结果为Inf
% 求下列极限
% (1) lim_{x->a} (x^(1/m) - a^(1/m))/(x - a)
% (2) lim_{x->0} (sin(a + x) - sin(a - x))/x
syms x a m
f1 = (x^(1/m) - a^(1/m))/(x - a);
limit(f1, x, a);
limit(f1, x, a, "left");
limit(f1, x, a, 'right');

f2 = (sin(a + x) - sin(a - x))/x;
limit(f2, x, 0);

% 符号导数 diff()函数
% 求下列导数
% (1) y = sqrt(1 + exp(x));  % 求 y'
% (2) y = x*cos(x);  % 求 y'', y'''
% (3)
% x = a*cos(t);
% y = a*sin(t);
% 求 y'_x, y''_x
syms x
f1 = sqrt(1 + exp(x));
diff(f1, x, 1);

f2 = x * cos(x);
diff(f2, x, 2);
diff(f2, x, 3);

syms a t
fx = a * cos(t);
fy = a * sin(t);
yx_1 = diff(fy, t)/diff(fx, t);
yx_2 = (diff(fy, t, 2) * diff(fx, t) - diff(fy, t) * diff(fx, t, 2))/ diff(fx, t)^2;

% 符号积分 int()函数
% (1)  (3 - x^2)^3dx
% (2) (5*x*t) / (1 + x^2)dt
syms x t
f1 = (3 - x^2)^3;
int(f1, x);

f2 = (5 * x * t)/(1 + x^2);
int(f2, t);

%% 级数求和与泰勒展开的符号求解

% 无穷级数求和 symsum()函数
% (1)
% s1 = 1 + 1/4 + 1/9 + 1/16 + ... + 1/n^2 + ...
% (2)
% s2 = 1 - 1/2 + 1/3 - 1/4 + ... + (-1)^(n+1) * (1/n) + ... 
syms n
s1 = symsum(1/n^2, n, 1, inf);
s2 = symsum((-1)^(n + 1)/n, n, 1, inf);

% 函数的泰勒级数 taylor()函数
% 求 sqrt(1 - 2*x + x^3) - (1 - 3*x + x^2)^(1/3) 的 5 阶泰勒级数展开式
syms x
f = sqrt(1 - 2 * x + x^3) - (1 - 3 * x + x^2)^(1/3);
taylor(f, x, 0, 'Order', 6); % 截断阶为6， 即求前5阶泰勒展开

%% 代数方程与ODE的解析求解

% 代数方程符号求解 solve()函数
% (1) 1/(x+2) + (4*x)/(x^2 - 4) = 1 + 2/(x-2)
syms x
f = 1/(x+2) + (4*x)/(x^2 - 4) == 1 + 2/(x-2);
x = solve(f, x);

% (2)
% { 1/x^3 + 1/y^3 = 28
% { 1/x + 1/y = 4
syms x y
f1 = 1/x^3 + 1/y^3 == 28;
f2 = 1/x + 1/y == 4;
[x, y] = solve([f1, f2], [x, y]);

% 常微分方程符号求解
% 在Matlab中，用大写字母D表示导数，例如 Dy表示y'，D3y表示y'''，Dy(0)=5 表示y'(0)=5
% D3y+D2y+Dy-x+5=0 表示y''' + y" + y' - x + 5 = 0
% 符号求解函数为dsolve(e,c,v)
% e为待求解ODE，c为初值，v是个向量，用来描述方程中哪些是自变量
% 求下列微分方程的解
% (1) 求 dy/dx = (x^2 + y^2)/(2*x^2) 的通解
% (2) 求 dy/dx = x^2 / (1 + y^2) 的特解，y(2) = 1
syms x y
f1 = 'Dy = (x^2 + y^2)/(2 * x^2)';
f2 = 'Dy = x^2/(1 + y^2)';
y1 = dsolve(f1, ['x']); % 不给初值，默认求通解
y2 = dsolve(f2, 'y(2)=1', ['x']); % 给初值，求特解
